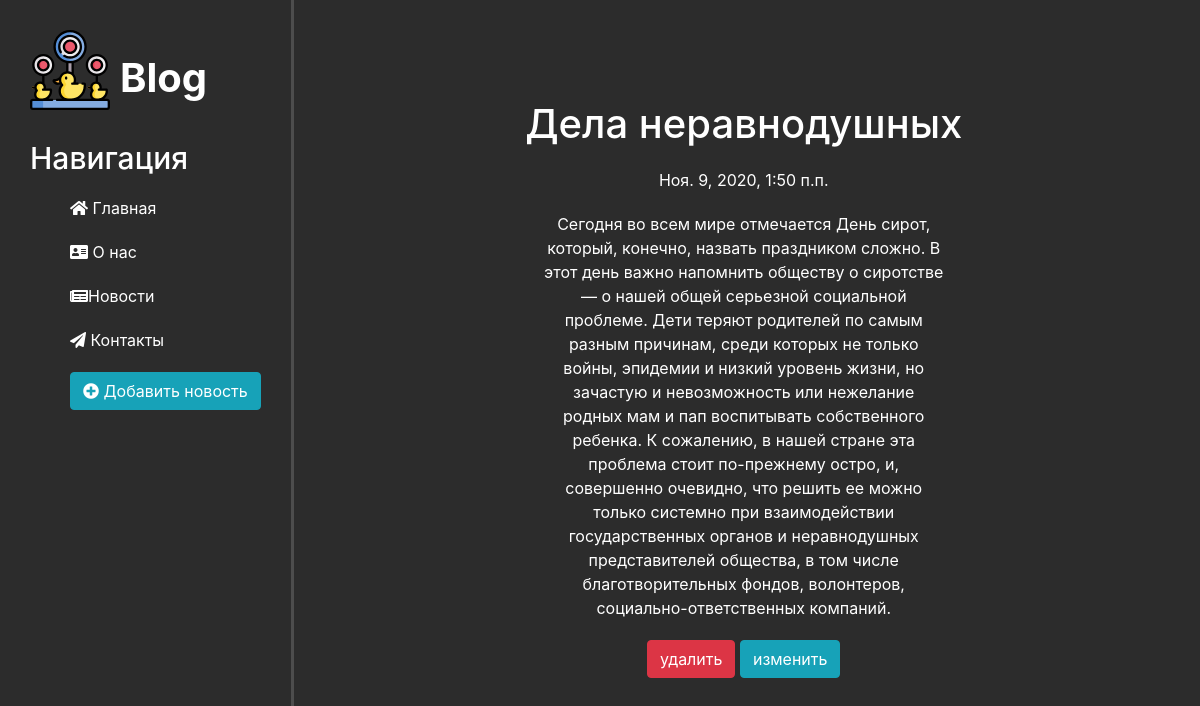
The page /news/2 on the database its author committed.
### news/models.py (models this page shows, shortened)
class Article(models.Model):
    title = models.CharField('Название', max_length=100, default='')
    anons = models.CharField('Анонс', max_length=250, default='')
    full_text = models.TextField('Статья')
    date = models.DateTimeField('Дата и время публикации')
    class Meta:
        verbose_name = 'Новость'
        verbose_name_plural = 'Новости'

### news/views.py (the view)
class NewsDetailView(DetailView):
    model = Article
    template_name = 'news/details_new.html'
    context_object_name = 'article'

### news/templates/news/details_new.html (shortened to what this page needs)
{% extends 'main/layout.html' %}
{% block content %}
   <div class="features">
        <h1>{{ article.title }}</h1>
        <p>{{ article.date }} </p>
        <p>{{ article.full_text}}</p>
        <a href="{% url 'news-delete' article.id %}" class="btn btn-danger">удалить</a>
        <a href="{% url 'news-update' article.id %}" class="btn btn-info">изменить</a>
   </div>
{% endblock%}

### main/static/main/css/main.css (style rules this page uses)
body { background: #2c2c2c; }
main .features { float: left; color: #fff; margin-top: 100px; text-align: center; width: 75% }
main .features p { max-width: 400px; margin: 20px auto }

### rows shown on the page
Article: title "Дела неравнодушных", date "Ноя. 9, 2020, 1:50 п.п.", full_text "Сегодня во всем мире отмечается День сирот, который, конечно, назвать праздником сложно. В этот день важно напомнить обществу о сиротстве — о нашей общей серьезной социальной проблеме. Дети теряют родителей по самым разным причинам, среди которых не только войны, эпидемии и низкий уровень жизни, но зачастую и невозможность или нежелание родных мам и пап воспитывать собственного ребенка. К сожалению, в нашей стране эта проблема стоит по-прежнему остро, и, совершенно очевидно, что решить ее можно только системно при взаимодействии государственных органов и неравнодушных представителей общества, в том числе благотворительных фондов, волонтеров, социально-ответственных компаний."
